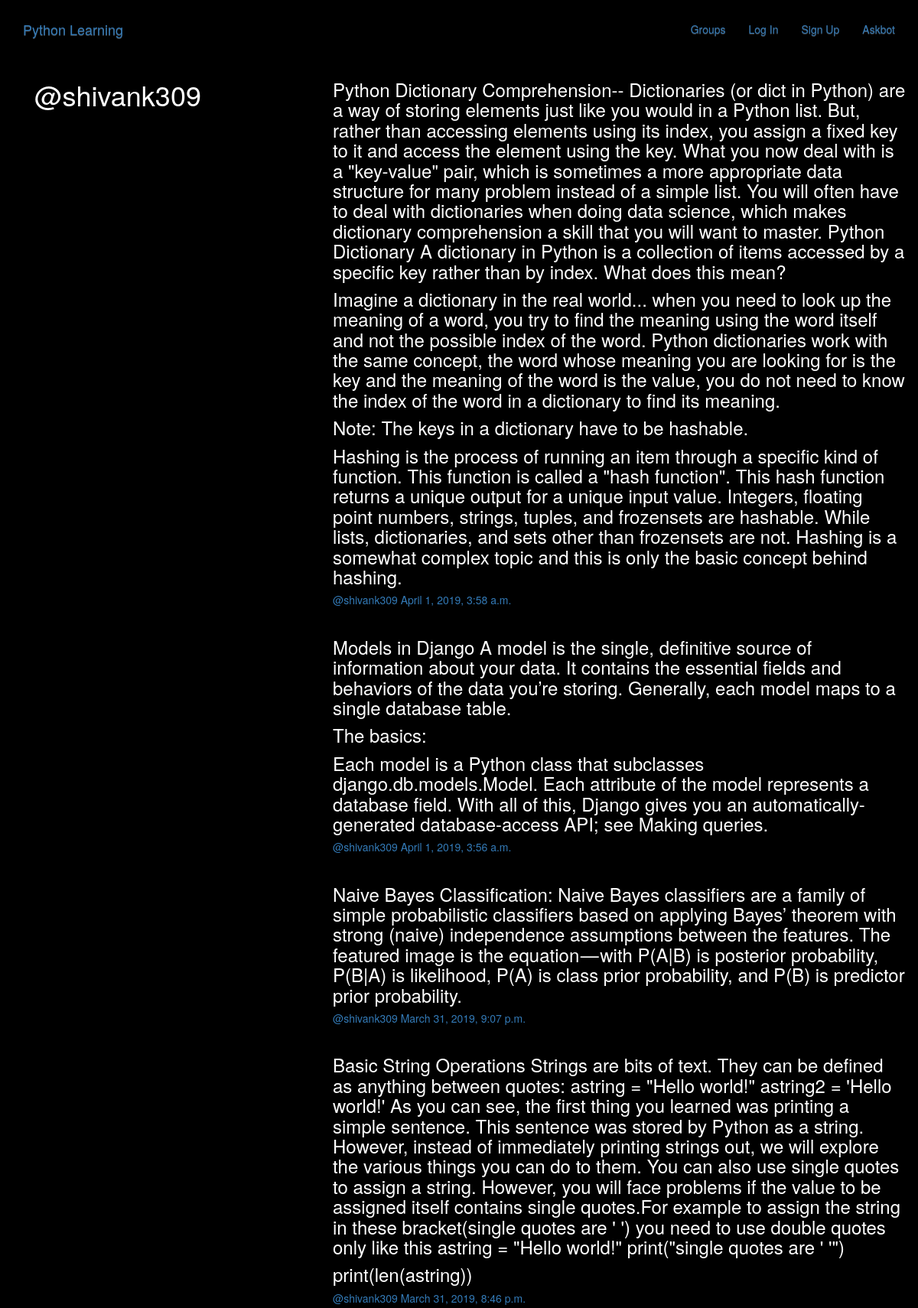
The app's page /posts/by/shivank309 with its own data.
### posts/models.py (models this page shows, shortened)
class Post(models.Model):
    user = models.ForeignKey(User,related_name='posts',on_delete=models.CASCADE)
    created_at = models.DateTimeField(auto_now=True)
    message = models.TextField()
    message_html = models.TextField(editable=False)
    group = models.ForeignKey(Group,related_name='posts',null=True,blank=True,on_delete=models.CASCADE)
    class Meta:
        ordering = ['-created_at']
        unique_together = ['user','message']

### posts/views.py (the view)
# urls.py: url(r'by/(?P<username>[-\w]+)',views.UserPosts.as_view(),name='for_user'),
class UserPosts(generic.ListView):
    model = models.Post
    template_name = 'posts/user_post_list.html'
    def get_queryset(self):
        try:
            self.post_user = User.objects.prefetch_related('posts').get(username__iexact=self.kwargs.get('username'))
        except User.DoesNotExist:
            raise Http404
        else:
            return self.post_user.posts.all()
    def get_context_data(self,**kwargs):
        context = super().get_context_data(**kwargs)
        context['post_user'] = self.post_user
        return context

### posts/templates/posts/user_post_list.html
{% extends "posts/post_base.html" %}
{% block prepost %}
  <div class="col-md-4">
    <h1>@{{post_user.username}}</h1>
  </div>
{% endblock %}
{% block post_content %}
<div class="col-md-8">
  {% for post in post_list %}
  {% include "posts/_post.html" %}
  {% endfor %}
</div>
{% endblock %}

### posts/templates/posts/_post.html (shortened to what this page needs)
<div class="post media">
  <h3>{{post.message_html|safe}}</h3>
  <div class="media-body">
    <h5 class='media-heading'>
    <span class='username'>
      <a href="{% url 'posts:for_user' username=post.user.username%}">@{{post.user.username}}</a>
    </span>
    <time class='time'>
      <a href="{% url 'posts:single' username=post.user.username pk=post.pk%}">
        {{post.created_at}}
      </a>
    </time>
    </h5>
  </div>
</div>

### static/simplesocial/css/master.css (style rules this page uses)
body { margin: 4px; margin-top: 12px; overflow: hidden; background-color: black; color:white; overflow-y:auto; height: 200px; }

### records on screen
Post: message_html "Python Dictionary Comprehension-- Dictionaries (or dict in Python) are a way of storing elements just like you would in a Python list. But, rather than accessing elements using its index, you assign a fixed key to it and access the element using the key. What you now deal with is a \"key-value\" pair, which is sometimes a more appropriate data structure for many problem instead of a simple list. You will often have to deal with dictionaries when doing data science, which makes dictionary comprehension a skill that you will want to master. Python Dictionary A dictionary in Python is a collection of items accessed by a specific key rather than by index. What does this mean? Imagine a dictionary…", user.username "shivank309", created_at "April 1, 2019, 3:58 a.m."
Post: message_html "Models in Django A model is the single, definitive source of information about your data. It contains the essential fields and behaviors of the data you’re storing. Generally, each model maps to a single database table. The basics: Each model is a Python class that subclasses django.db.models.Model. Each attribute of the model represents a database field. With all of this, Django gives you an automatically-generated database-access API; see Making queries.", user.username "shivank309", created_at "April 1, 2019, 3:56 a.m."
Post: message_html "Naive Bayes Classification: Naive Bayes classifiers are a family of simple probabilistic classifiers based on applying Bayes’ theorem with strong (naive) independence assumptions between the features. The featured image is the equation — with P(A|B) is posterior probability, P(B|A) is likelihood, P(A) is class prior probability, and P(B) is predictor prior probability.", user.username "shivank309", created_at "March 31, 2019, 9:07 p.m."
Post: message_html "Basic String Operations Strings are bits of text. They can be defined as anything between quotes: astring = \"Hello world!\" astring2 = 'Hello world!' As you can see, the first thing you learned was printing a simple sentence. This sentence was stored by Python as a string. However, instead of immediately printing strings out, we will explore the various things you can do to them. You can also use single quotes to assign a string. However, you will face problems if the value to be assigned itself contains single quotes.For example to assign the string in these bracket(single quotes are ' ') you need to use double quotes only like this astring = \"Hello world!\" print(\"single quotes are ' '\")…", user.username "shivank309", created_at "March 31, 2019, 8:46 p.m."

### other values on screen
{{ post_user.username }} "shivank309"
